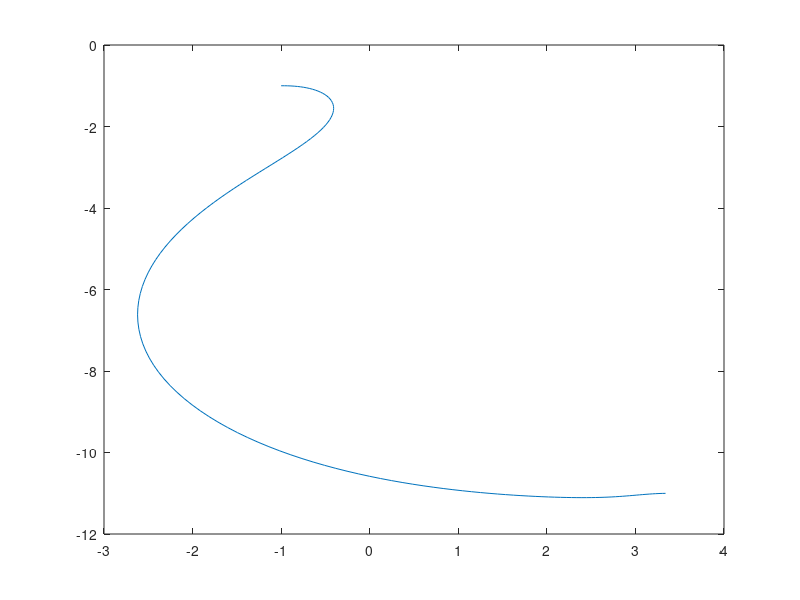
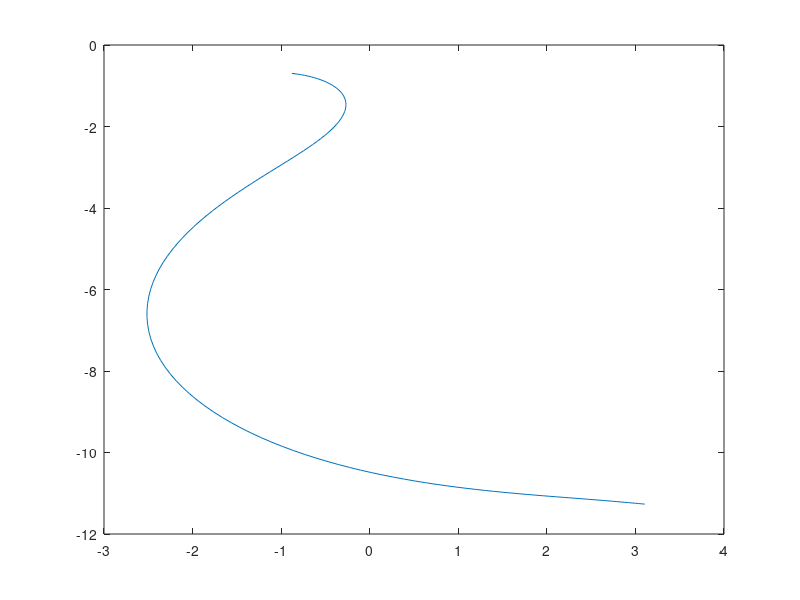
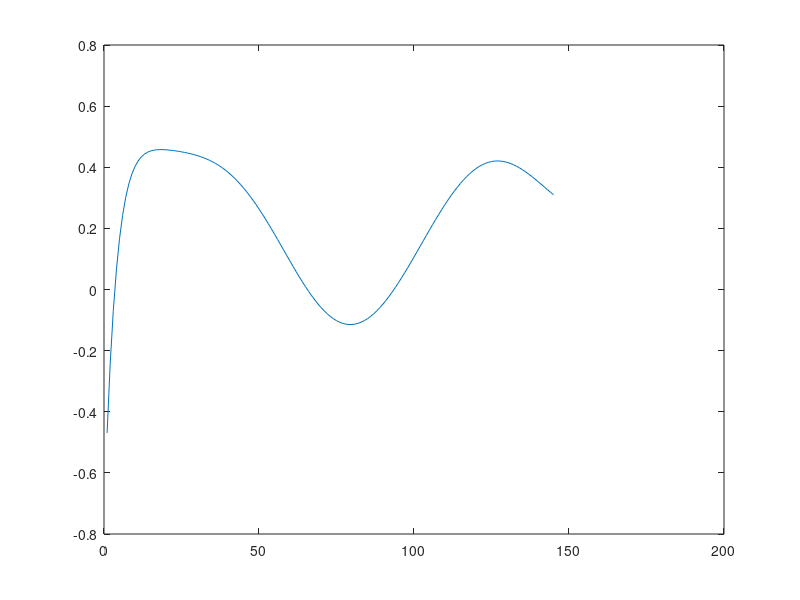
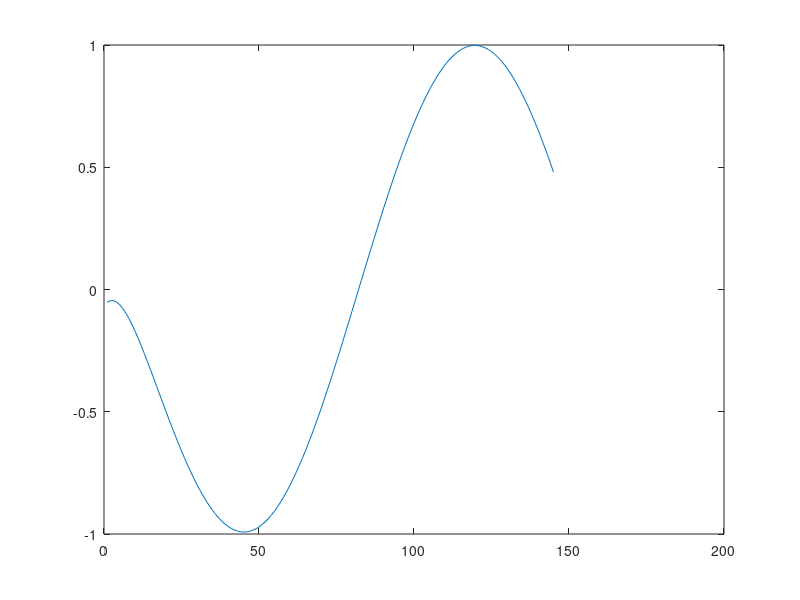

Write the MATLAB code that produced these figures, in order.
%recreating the Linearization paper
%basic parameters
T = 0.1;
N = 5;
u_max = [0.47;
        3.77];
u_min = -u_max;
Q = diag([1 1 0.5]);
Q_spec = blkdiag(Q, Q, Q, Q, Q);
R = diag([0.1 0.1]);
R_spec = blkdiag(R, R, R, R, R);
%create reference trajectory
x = [-1 -1 0]';
num_reference_points=150;
ref_speed = zeros(1, num_reference_points) + 0.37;
ref_angle = sin(linspace(-pi, pi, num_reference_points));
ref_u = [ref_speed; ref_angle];
ref_x = zeros(3, num_reference_points);
for k = 1:num_reference_points
   A = [1 0 -ref_speed(k)*sin(ref_angle(k))*T;
        0 1 ref_speed(k)*cos(ref_angle(k))*T;
        0 0 1];
   B = [cos(ref_angle(k))*T 0;
        sin(ref_angle(k))*T 0;
        0 T];
   ref_x(:, k) = x;
   x = A*x + B*ref_u(:, k);
end
figure(1)
plot(ref_x(1,:), ref_x(2, :))

res_x = [];
res_u = [];
x = [-0.8 -0.7 0]';
for k = 1:num_reference_points-5
   %% update the A and B matrix
   A = [1 0 -ref_speed(k)*sin(ref_angle(k))*T;
        0 1 ref_speed(k)*cos(ref_angle(k))*T;
        0 0 1];
   B = [cos(ref_angle(k))*T 0;
        sin(ref_angle(k))*T 0;
        0 T];
   %% update the A and B matrices corresponding to the horizon 
   %A_spec = [A^(k-1);
   %           A^(k);
   %           A^(k+1);
   %           A^(k+2);
   %           A^(k+3)];
   A_spec = [eye(3);
             A;
             A^2;
             A^3;
             A^4];
   
   %b_row1 = [k-2, k-3, k-4, k-5, k-6];
   %b_row2 = b_row1 + 1;
   %b_row3 = b_row1 + 2;
   %b_row4 = b_row1 + 3;
   %b_row5 = b_row1 + 4;
   %B_spec = [b_row1;
   %          b_row2;
   %          b_row3;
   %          b_row4;
   %          b_row5];
   %B_dash = apply_power(A, B, B_spec);2];
   zr = zeros(3,2);
   B_dash = [zr, zr, zr, zr, zr;
             B, zr, zr, zr, zr;
             A*B, B, zr, zr, zr;
             A^2*B, A*B, B, zr, zr;
             A^3*B, A^2*B, A*B, B, zr];
   %% calculate u_min using quadprog
   H = 2*(B_dash'*Q_spec*B_dash + R_spec);
   f = 2*B_dash'*Q_spec*A_spec*(x-ref_x(:, k));
   constraints_l = zeros(N*2*2, N*2);
   constraints_l_p = [1 0; -1 0; 0 1; 0 -1];
   constraints_l(1:4, 1:2) = constraints_l_p;
   constraints_l(5:8, 3:4) = constraints_l_p;
   constraints_l(9:12, 5:6) = constraints_l_p;
   constraints_l(13:16, 7:8) = constraints_l_p;
   constraints_l(17:20, 9:10) = constraints_l_p;
   constraints_r = [0.47; 0.47; 3.77; 3.77];
   constraints_r = [constraints_r; constraints_r; constraints_r; constraints_r; constraints_r];
   u_quad = quadprog(H, f, constraints_l, constraints_r);
   u_min = u_quad(1:2, 1);
   %% go to next step
   x = A*x + B*u_min;
   res_x = [res_x, x];
   res_u = [res_u, u_min];
end
figure(2)
plot(res_x(1,:), res_x(2, :));
figure(3)
plot(res_u(1,:));
figure(4)
plot(res_u(2,:));

function B_completed = apply_power(A, B, mat)
    B_completed = [];
    sz = size(mat);
    for i = 1:sz(1)
        B_row = [];
        for j = 1:sz(2)
            B_row = [B_row, power_of_A_B(A, mat(i,j), B)];
        end
        B_completed = [B_completed; B_row];
    end
end

function A_dot = power_of_A_B(A, power, B)
    if power < 0
        A_dot = zeros(3, 2);
    elseif power == 0
        A_dot = B;
    else
        A_dot = (A^power)*B;
    end
end